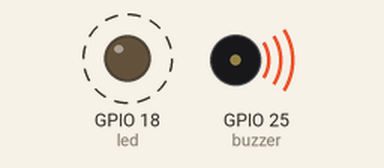
Bench run of a sketch on a simulated ESP32. On the bench: output pins drawn as LEDs (lit = HIGH), buzzer (waves = sounding, pin HIGH). Dashed ring = blinking.

Above: at 0.35 s.
At 13.4 s:
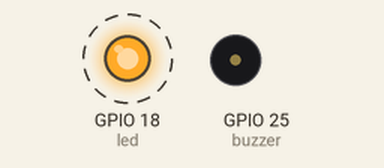
Timing chart, 0 to 13.7 s (numbered marks = the images above):
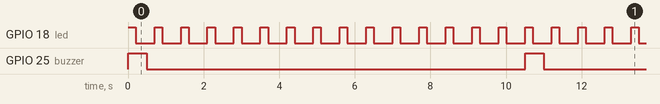

The sketch:

Buzzer_and_LED_Proram.ino
```cpp
const int led = 18;
const int buzzer = 25;
int buzzerState = HIGH;             // ledState used to set the LED
int ledState = HIGH;

const long onDuration = 500;// OFF time for LED
const long offDuration = 10000;// ON time for LED
long rememberTime=0;// this is used by the code


const long onDurationLED = 200;// OFF time for LED
const long offDurationLED = 500;// ON time for LED
long rememberTimeLED=0;// this is used by the code


void setup() {
  // initialize digital pin LEDPin as an output.
      pinMode(buzzer, OUTPUT);
      pinMode(led, OUTPUT);
      digitalWrite(led,ledState);
      digitalWrite(buzzer,buzzerState);


}

// the loop function runs over and over again forever
void loop() {

alarm();
ledAlarm();

}

void alarm(){
  if( buzzerState == HIGH )
 {
    if( (millis()- rememberTime) >= onDuration){
    buzzerState = LOW;// change the state of LED
    rememberTime=millis();// remember Current millis() time
    }
 }
 else
 {
    if( (millis()- rememberTime) >= offDuration){
    buzzerState =HIGH;// change the state of LED
    rememberTime=millis();// remember Current millis() time
    }
 }

 // Robojax LED blink with millis()
 digitalWrite(buzzer,buzzerState);// turn the LED ON or OFF
                    // wait for a second


}

void ledAlarm(){


  if( ledState == HIGH )
 {
    if( (millis()- rememberTimeLED) >= onDurationLED){
    ledState = LOW;// change the state of LED
    rememberTimeLED=millis();// remember Current millis() time
    }
 }
 else
 {
    if( (millis()- rememberTimeLED) >= offDurationLED){
    ledState =HIGH;// change the state of LED
    rememberTimeLED=millis();// remember Current millis() time
    }
 }

 // Robojax LED blink with millis()
 digitalWrite(led,ledState);// turn the LED ON or OFF
                    // wait for a second
}
```

Measured:
- by itself, GPIO 18 (led): alternates HIGH for 0.20 s and LOW for 0.50 s
- by itself, GPIO 25 (buzzer): alternates HIGH for 0.50 s and LOW for 10.0 s
- by itself, everything shown: repeats every 10.5 s, in 32 steps
